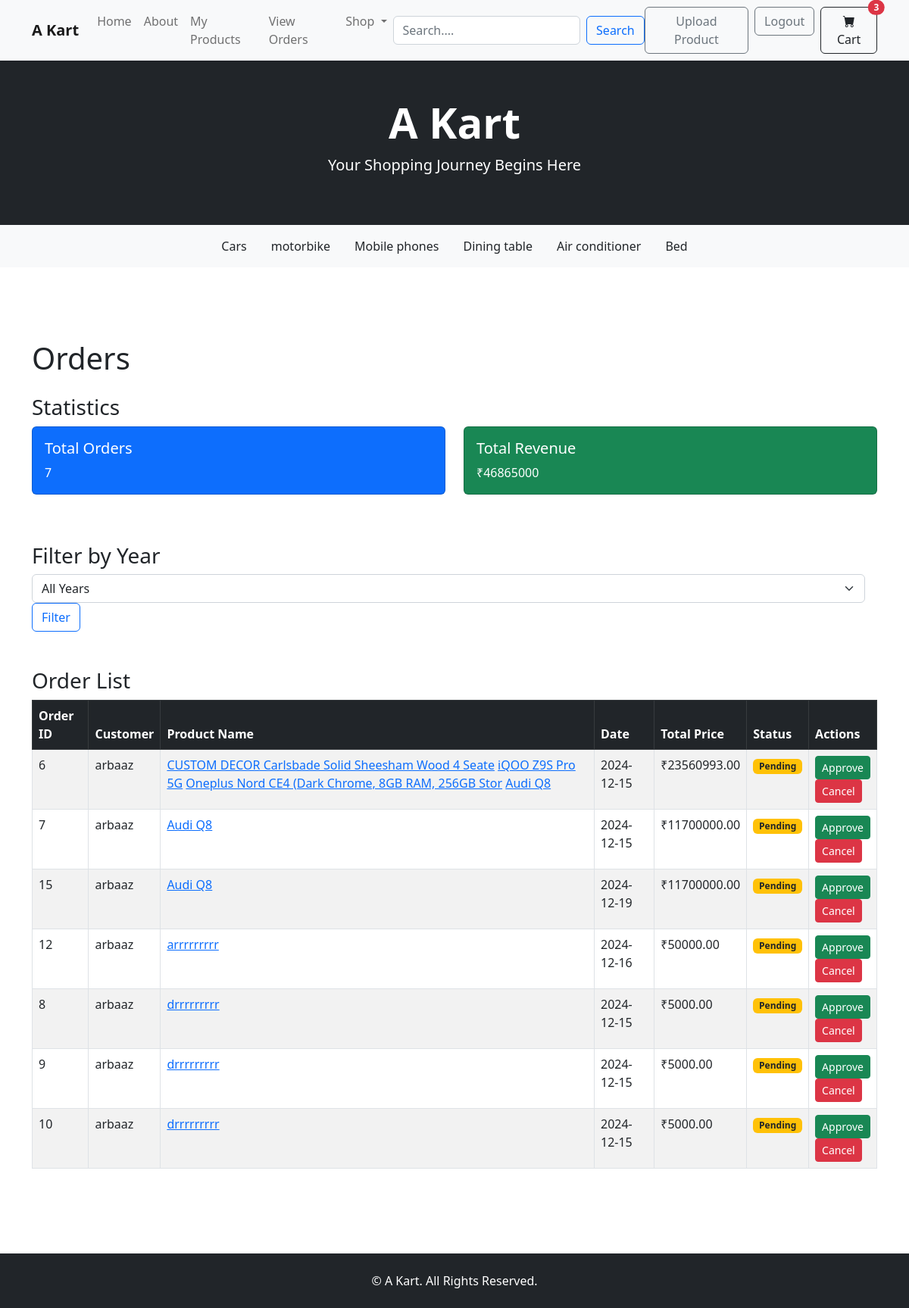
Page /orders/orders/ (signed in) on the earlier database version.
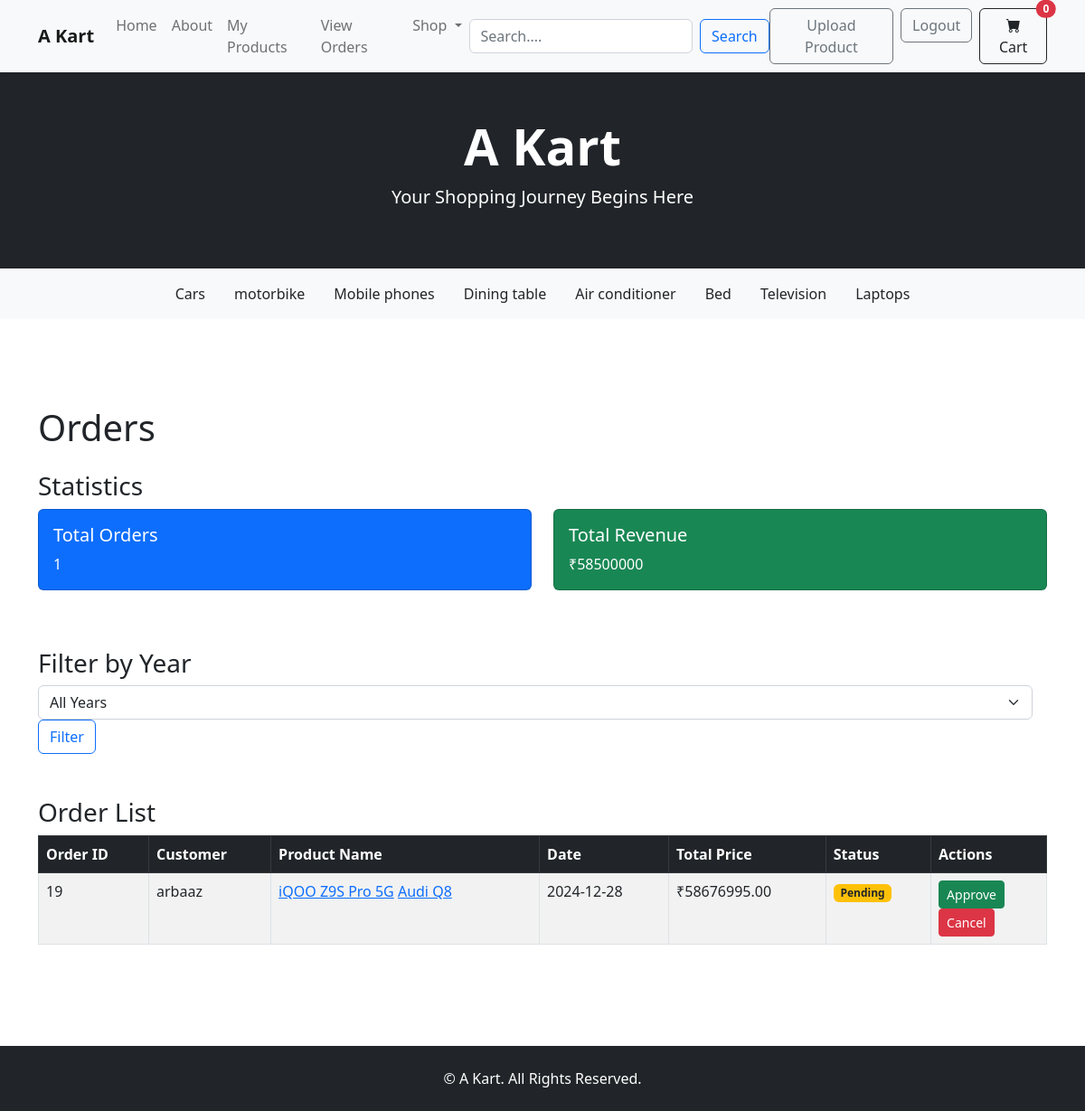
Same page on the later database version.
### store/models.py (models this page shows, shortened)
class SubCategory(models.Model):
    name = models.CharField(max_length=50)
    parent = models.ForeignKey(Category, on_delete=models.CASCADE, related_name='children', blank=True, null=True)
    class Meta:
        verbose_name_plural = 'Sub Categories'

class Product(models.Model):
    seller = models.ForeignKey(User, on_delete=models.CASCADE, null=True)
    name = models.CharField(max_length=50)
    image = models.ImageField(upload_to='upload/product', null=False)
    price = models.DecimalField(default=0, decimal_places=2, max_digits=20)
    sale_price = models.DecimalField(default=0, decimal_places=2, max_digits=20, null=True, blank=True)
    description = models.TextField(blank=True, null=True)
    category = models.ForeignKey(Category, on_delete=models.CASCADE)
    sub_category = models.ForeignKey(SubCategory, on_delete=models.CASCADE, null=True, blank=True)
    is_on_sale = models.BooleanField(default=False)

### orders/models.py (models this page shows, shortened)
class Order(models.Model):
    user = models.ForeignKey(User, on_delete=models.CASCADE)
    products = models.ManyToManyField(Product, through='OrderItem')  # Through table for quantity and price
    total_price = models.DecimalField(default=0, decimal_places=2, max_digits=20)
    order_date = models.DateTimeField(auto_now_add=True)
    quantity = models.PositiveIntegerField(default=1)
    status = models.CharField(
        max_length=20,
        choices=[
            ('Pending', 'Pending'),
            ('Approved', 'Approved'),
            ('Cancelled', 'Cancelled'),
            ('Completed', 'Completed')
        ],
        default='Pending'
    )
    seller_approval = models.BooleanField(null=True, blank=True)  # None = Pending, True = Approved, False = Cancelled

### orders/views.py (the view)
# urls.py: path('orders/', views.SellerOrderListView.as_view(), name='order_list'),
class SellerOrderListView(ListView):
    model = Order
    template_name = 'order_list.html'
    context_object_name = 'orders'
    def get_queryset(self):
        user = self.request.user
        return Order.objects.filter(
            items__product__seller=user  # Ensure 'items' refers to related OrderItems
        ).distinct()
    def get_context_data(self, **kwargs):
        context = super().get_context_data(**kwargs)
        user = self.request.user
        context['total_orders'] = self.get_queryset().count()
        context['orders_by_year'] = (
            self.get_queryset()
            .values('order_date__year')
            .annotate(total=Count('id'))
            .order_by('-order_date__year')
        )
        context['total_revenue'] = OrderItem.objects.filter(
            product__seller=user
        ).aggregate(
            total_revenue=Sum('total_price')
        )['total_revenue']
        return context

### store/context_processors.py (called while the page is built)
def categories_context_processor(request):
    return {
        'Categories': Category.objects.all()
    }

def sub_categories_context_processor(request):
    return{
        'sub_categories': SubCategory.objects.all()
    }

def cart_context(request):
    if request.user.is_authenticated:
        cart = Cart.objects.filter(user=request.user).count()
        return {'cart': cart}
    return {'cart': None}

### orders/templates/order_list.html (shortened to what the changed rows need)
{% extends 'base.html' %}
{% block content %}
<div class="container mt-5">
    <h1 class="mb-4">Orders</h1>
    <div class="mb-5">
        <div class="row">
            <div class="col-md-6">
                <div class="card text-white bg-primary mb-3">
                    <div class="card-body">
                        <h5 class="card-title">Total Orders</h5>
                        <p class="card-text">{{ total_orders }}</p>
                    </div>
                </div>
            </div>
            <div class="col-md-6">
                <div class="card text-white bg-success mb-3">
                    <div class="card-body">
                        <h5 class="card-title">Total Revenue</h5>
                        <p class="card-text">₹{{ total_revenue }}</p>
                    </div>
                </div>
            </div>
        </div>
    </div>
    <div class="mb-5">
        <div class="table-responsive">
            <table class="table table-bordered table-striped">
                <thead class="table-dark">
                    <tr>
                        <th>Order ID</th>
                        <th>Customer</th>
                        <th>Product Name</th>
                        <th>Date</th>
                        <th>Total Price</th>
                        <th>Status</th>
                        <th>Actions</th>
                    </tr>
                </thead>
                <tbody>
                    {% for order in orders %}
                        <tr>
                            <td>{{ order.id }}</td>
                            <td>{{ order.user.username }}</td>
                            <td>
                                {% for product in order.products.all %}
                                <a href="{% url 'product' product.id %}">{{ product.name }}</a>
                                {% endfor %}
                            </td>
                            <td>{{ order.order_date|date:"Y-m-d" }}</td>
                            <td>₹{{ order.total_price }}</td>
                            <td>
                                <span class="badge
                                    {% if order.status == 'Approved' %} bg-success
                                    {% elif order.status == 'Cancelled' %} bg-danger
                                    {% else %} bg-warning text-dark
                                    {% endif %}">
                                    {{ order.status }}
                                </span>
                            </td>
                            <td>
                                {% if order.seller_approval is None %}
                                    <form method="post" action="{% url 'approve_order' order.id %}">
                                        <button type="submit" class="btn btn-sm btn-success">Approve</button>
                                    </form>
                                    <form method="post" action="{% url 'cancel_order' order.id %}">
                                        <button type="submit" class="btn btn-sm btn-danger">Cancel</button>
                                    </form>
                                {% elif order.seller_approval %}
                                    <span class="badge bg-success">Approved</span>
                                {% else %}
                                    <span class="badge bg-danger">Cancelled</span>
                                {% endif %}
                            </td>
                        </tr>
                    {% empty %}
                        <tr>
                            <td colspan="7" class="text-center">No orders found.</td>
                        </tr>
                    {% endfor %}
                </tbody>
            </table>
        </div>
    </div>
</div>
{% endblock %}

### store/templates/base.html (shortened to what the changed rows need)
<!DOCTYPE html>
<html lang="en">
<head>
    {% load static %}
    <link href="https://cdn.jsdelivr.net/npm/bootstrap-icons@1.10.0/font/bootstrap-icons.css" rel="stylesheet" />
    <link href="https://cdn.jsdelivr.net/npm/bootstrap-icons/font/bootstrap-icons.css" rel="stylesheet">
    <link href="https://cdn.jsdelivr.net/npm/bootstrap@5.3.0/dist/css/bootstrap.min.css" rel="stylesheet" />
    <link rel="stylesheet" href="https://cdn.jsdelivr.net/npm/bootstrap-icons/font/bootstrap-icons.css">
    <link href="{% static 'css/styles.css' %}" rel="stylesheet" />
</head>
<body>
<nav class="navbar navbar-expand-lg navbar-light bg-light shadow-sm sticky-top">
    <div class="container">
        <div class="collapse navbar-collapse" id="navbarContent">
            <ul class="navbar-nav ms-auto mb-2 mb-lg-0">
                <li class="nav-item">
                    <a class="btn btn-outline-dark position-relative" href="{% url 'view_cart' %}">
                        <i class="bi bi-cart-fill"></i> Cart
                        <span class="position-absolute top-0 start-100 translate-middle badge rounded-pill bg-danger">
                            {{ cart|default:0 }}
                        </span>
                    </a>
                </li>
            </ul>
        </div>
    </div>
</nav>
    <header class="bg-dark py-5 text-white text-center">
        <div class="container">
            <h1 class="display-4 fw-bolder">A Kart</h1>
        </div>
    </header>
    {% if sub_categories %}
        <div class="bg-light py-2">
            <div class="container">
                <nav class="nav nav-pills justify-content-center">
                    {% for sub in sub_categories %}
                        <a class="nav-link text-dark {% if request.resolver_match.kwargs.name == sub.name %}active{% endif %}" href="{% url 'subcategory' sub.name %}">
                            {{ sub.name }}
                        </a>
                    {% endfor %}
                </nav>
            </div>
        </div>
    {% endif %}
    <main class="py-5">
        {% block content %}
        {% endblock content %}
    </main>
</body>
</html>

Differences in the rows shown:
removed Order: id "6", user.username "arbaaz", order_date "2024-12-15", total_price "23560993.00", status "Pending", shows "Approve", Product (name "iQOO Z9S Pro 5G"), Product (name "Audi Q8")
no longer on this page (row unchanged): Product: name "CUSTOM DECOR Carlsbade Solid Sheesham Wood 4 Seate", shown under "6"
removed Product: name "Oneplus Nord CE4 (Dark Chrome, 8GB RAM, 256GB Stor", shown under "6"
removed Order: id "7", user.username "arbaaz", order_date "2024-12-15", total_price "11700000.00", status "Pending", shows "Approve", Product (name "Audi Q8")
removed Order: id "15", user.username "arbaaz", order_date "2024-12-19", total_price "11700000.00", status "Pending", shows "Approve", Product (name "Audi Q8")
removed Order: id "12", user.username "arbaaz", order_date "2024-12-16", total_price "50000.00", status "Pending", shows "Approve"
removed Product: name "arrrrrrrrr", shown under "12"
removed Order: id "8", user.username "arbaaz", order_date "2024-12-15", total_price "5000.00", status "Pending", shows "Approve"
removed Product: name "drrrrrrrrr"
removed Order: id "9", user.username "arbaaz", order_date "2024-12-15", total_price "5000.00", status "Pending", shows "Approve"
removed Order: id "10", user.username "arbaaz", order_date "2024-12-15", total_price "5000.00", status "Pending", shows "Approve"
added SubCategory: name "Television"
added SubCategory: name "Laptops"
added Order: id "19", user.username "arbaaz", order_date "2024-12-28", total_price "58676995.00", status "Pending", shows "Approve", Product (name "iQOO Z9S Pro 5G"), Product (name "Audi Q8")
Other differences:
{{ cart|default:0 }}: "3" → "0"
{{ total_orders }}: "7" → "1"
{{ total_revenue }}: "46865000" → "58500000"
